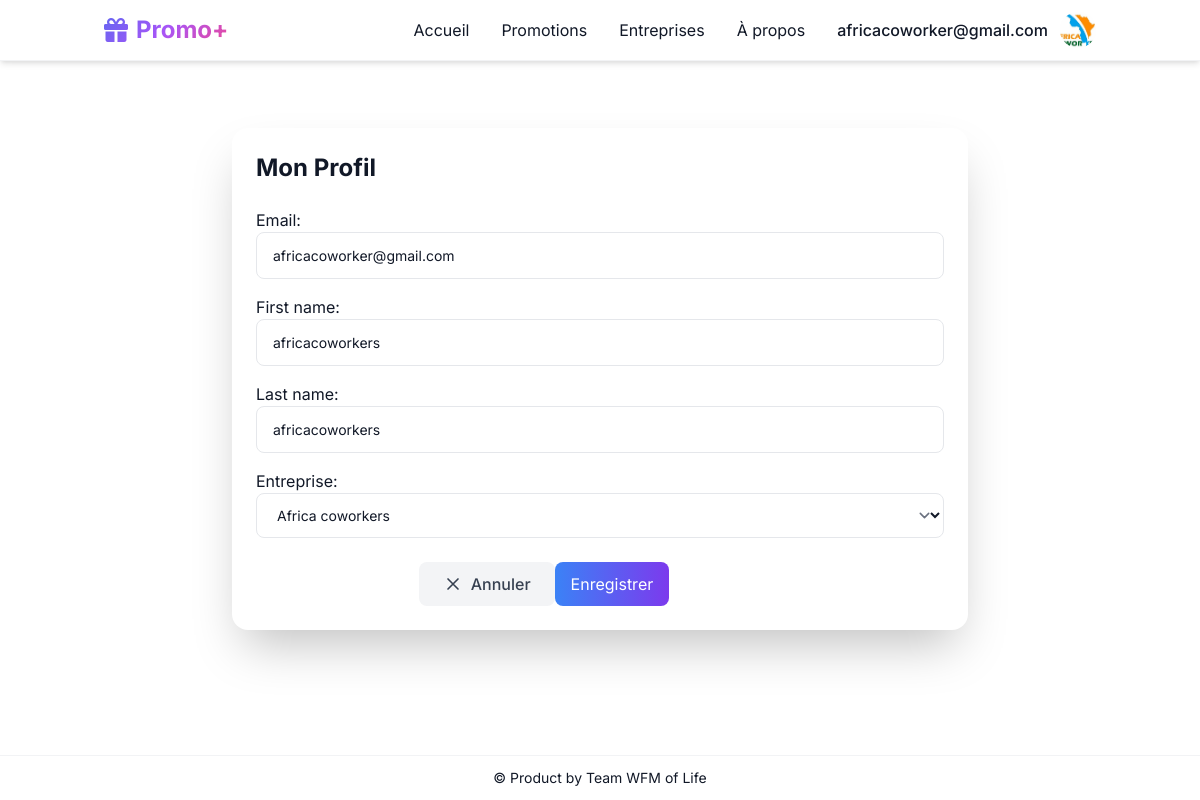
/profile/ (signed in), run on the app's committed database.
### promotions/models.py (models this page shows, shortened)
class Utilisateur(AbstractUser):
    username = models.CharField(max_length=150, unique=True, blank=True, null=True)
    entreprise = models.OneToOneField(Entreprise, on_delete=models.CASCADE, null=True, blank=True)
    email = models.EmailField(unique=True)
    password_reset_required = models.BooleanField(default=True)
    is_active = models.BooleanField(default=True)
    is_admin = models.BooleanField(default=False)
    is_staff = models.BooleanField(default=False)
    is_superuser = models.BooleanField(default=False)
    verification_code = models.CharField(max_length=6, blank=True, null=True)
    USERNAME_FIELD = "email"
    REQUIRED_FIELDS = []
    objects = UserAccountManager()

class Entreprise(models.Model):
    nom = models.CharField(max_length=100)
    categorie_e = models.CharField(max_length=50, choices=[
        ('Hôtel', 'Hôtel'),
        ('Supermarché', 'Supermarché'),
        ('hôpital', 'Hôpital'),
        ('magasin', 'Magasin'),
        ('réseau', 'Réseau'),
    ], default="Supermarché")
    email = models.EmailField()
    description = models.TextField(default="Soyez à l'afflux de nos meilleurs promos")
    contact = models.CharField(max_length=20)
    logo = models.ImageField(upload_to='logos/')
    banniere = models.ImageField(upload_to='bannieres/')
    localisation = models.CharField(max_length=255, help_text="Adresse textuelle pour l'affichage")
    localisation_map = models.TextField(help_text="Texte pour l'iframe Google Maps (ex: '6.1234,1.5678' ou 'Nom+du+lieu')")
    latitude = models.FloatField(blank=True, null=True,default=0)
    longitude = models.FloatField(blank=True, null=True,default=0)
    facebook = models.URLField(blank=True, null=True)
    instagram = models.URLField(blank=True, null=True)
    twitter = models.URLField(blank=True, null=True)
    website = models.URLField(blank=True, null=True)
    meta_description = models.TextField(blank=True, null=True, help_text="Description pour le référencement SEO")
    meta_keywords = models.CharField(max_length=255, blank=True, null=True, help_text="Mots-clés pour le référencement SEO, séparés par des virgules")
    abonnes_count = models.PositiveIntegerField(default=0)
    def __str__(self):
        return self.nom
    class Meta:
        verbose_name = "Entreprise"
        verbose_name_plural = "Entreprises"

### promotions/views.py (the view)
# urls.py: path('profile/', views.profile, name='profile'),
@login_required
def profile(request):
    if request.method == 'POST':
        form = ProfileForm(request.POST, request.FILES, instance=request.user)
        if form.is_valid():
            form.save()
            return redirect('profile')
    else:
        form = ProfileForm(instance=request.user)
    return render(request, 'profile.html', {'form': form})

### promotions/forms.py
class ProfileForm(forms.ModelForm):
    class Meta:
        model = Utilisateur
        fields = ['email', 'first_name', 'last_name', 'entreprise']
    def __init__(self, *args, **kwargs):
        super().__init__(*args, **kwargs)
        self.fields['entreprise'].queryset = Entreprise.objects.filter(utilisateur=self.instance)

### promotions/templates/profile.html (shortened to what this page needs)
{% extends 'base.html' %}
{% block content %}
<div class="container mx-auto p-4 max-w-3xl">
    <div class="bg-white dark:bg-gray-800 rounded-2xl shadow-2xl p-6">
        <h1 class="text-2xl font-bold mb-6">Mon Profil</h1>
        <form method="post" enctype="multipart/form-data">
            <div class="space-y-4">
                {{ form.as_p }}
            </div>
            <div class="mt-6 flex justify-center max-w-xl">
            <a href="{% url 'dashboard_entreprise' %}" class="px-6 py-2.5 rounded-lg bg-gray-100 text-gray-700 font-medium transition-all duration-300 hover:bg-gray-200 flex items-center justify-center space-x-2">
                            <svg class="w-5 h-5" fill="none" viewBox="0 0 24 24" stroke="currentColor">
                                <path stroke-linecap="round" stroke-linejoin="round" stroke-width="2" d="M6 18L18 6M6 6l12 12" />
                            </svg>
                            <span>Annuler</span>
                        </a>
                <button type="submit" class="px-4 py-2 bg-gradient-to-r from-blue-500 to-purple-600 text-white rounded-lg hover:from-orange-600 hover:to-purple-700 transition">
                    Enregistrer
                </button>
            </div>
        </form>
    </div>
</div>
{% endblock %}

### promotions/templates/base.html (shortened to what this page needs)
<!DOCTYPE html>
<html lang="fr" class="{% if request.user.is_authenticated %}user-authenticated{% endif %}">
<head>
    {% load static %}
    <link href="https://cdn.jsdelivr.net/npm/tailwindcss@2.2.19/dist/tailwind.min.css" rel="stylesheet">
    <link rel="stylesheet" href="https://cdnjs.cloudflare.com/ajax/libs/font-awesome/6.4.0/css/all.min.css">
    {% block seo %}
</head>
{% endblock %}
</head>
<body class="bg-white text-gray-900 transition-mode">
<header class="fixed top-0 w-full z-50 bg-white shadow-md">
  <div class="container mx-auto px-4 py-3 flex justify-between items-center">
    <a href="/" class="flex-shrink-0 flex items-center text-2xl font-bold logo-gradient">
      <i class="fas fa-gift mr-2"></i>Promo+
    </a>
    <div class="hidden md:flex items-center space-x-8">
      <a href="/" class="nav-link">Accueil</a>
      <div class="relative menu-promotions">
        <button class="nav-link">Promotions</button>
      </div>
      <a href="/entreprise" class="nav-link">Entreprises</a>
      <a href="/about_me" class="nav-link">À propos</a>
      {% if user.is_authenticated %}
      <div class="relative" id="user-menu-container">
        <button id="user-menu-button" class="flex items-center space-x-3 focus:outline-none group" aria-expanded="false" aria-haspopup="true">
          <span class="font-medium">{{ user.email }}</span>
          {% if user.entreprise and user.entreprise.logo %}
          <div class="relative group">
            <img src="{{ user.entreprise.logo.url }}" alt="Avatar" class="w-9 h-9 rounded-full object-cover transition-all group-hover:ring-2 group-hover:ring-accent-color">
          </div>
          {% else %}
          <div class="default-avatar w-9 h-9 rounded-full flex items-center justify-center text-lg">
            {{ user.email|first|upper }}
          </div>
          {% endif %}
        </button>
      </div>
      {% else %}
      <a href="/demande-inscription" class="nav-link">Inscription</a>
      <a href="{% url 'login' %}" class="nav-link">Connexion</a>
      {% endif %}
    </div>
  </div>
    </header>
    <main class="container mx-auto px-4 pt-24 pb-20 md:pt-28 md:pb-16">
        {% block content %}
        {% endblock %}
    </main>
    <footer class="fixed bottom-0 w-full z-40">
        <div class="container mx-auto text-center py-3">
            <p class="text-sm">&copy; Product by Team WFM of Life</p>
        </div>
    </footer>
</body>
</html>

### promotions/templates/base.html (style rules this page uses)
html { scroll-behavior: smooth; }
body { font-family: 'Inter', sans-serif; }
.transition-mode { transition: background-color 0.5s ease, color 0.5s ease, border-color 0.5s ease; }
:root { --bg-primary: #ffffff; --text-primary: #111827; --text-secondary: #4b5563; --header-bg: rgba(255, 255, 255, 0.9); --header-border: rgba(229, 231, 235, 0.5); --card-bg: #ffffff; --card-border: #e5e7eb; --menu-bg: #ffffff; --menu-shadow: 0 10px 25px -5px rgba(0, 0, 0, 0.1); --menu-hover: #f3f4f6; --accent-color: #6366f1; --accent-hover: #4f46e5; --glow-color: rgba(99, 102, 241, 0.1); }
body { background-color: var(--bg-primary); color: var(--text-primary); font-family: 'Inter', -apple-system, BlinkMacSystemFont, sans-serif; }
header { background-color: var(--header-bg); border-bottom: 1px solid var(--header-border); backdrop-filter: blur(12px); -webkit-backdrop-filter: blur(12px); }
.nav-link { position: relative; color: var(--text-primary); transition: all 0.3s ease; }
.nav-link:after { content: ''; position: absolute; width: 0; height: 2px; bottom: -2px; left: 0; background: linear-gradient(90deg, var(--accent-color), var(--accent-hover)); transition: width 0.4s cubic-bezier(0.22, 0.61, 0.36, 1); }
.logo-gradient { background: linear-gradient(135deg, #6366f1, #a855f7, #ec4899); -webkit-background-clip: text; background-clip: text; -webkit-text-fill-color: transparent; }
footer { background-color: var(--header-bg); border-top: 1px solid var(--header-border); backdrop-filter: blur(12px); -webkit-backdrop-filter: blur(12px); }

### promotions/templates/profile.html (style rules this page uses)
body { font-family: 'Inter', sans-serif; }
input, textarea, select { width: 100%; padding: 0.75rem 1rem; background-color: white; border: 1px solid #e5e7eb; border-radius: 0.5rem; color: #111827; font-size: 0.875rem; transition: all 0.2s; }
select { background-position: right 0.5rem center; background-repeat: no-repeat; background-size: 1.5em 1.5em; padding-right: 2.5rem; -webkit-print-color-adjust: exact; print-color-adjust: exact; }

### data on the page
Utilisateur: email "africacoworker@gmail.com", entreprise.logo (picture), first_name "africacoworkers", last_name "africacoworkers", entreprise "Africa coworkers"
